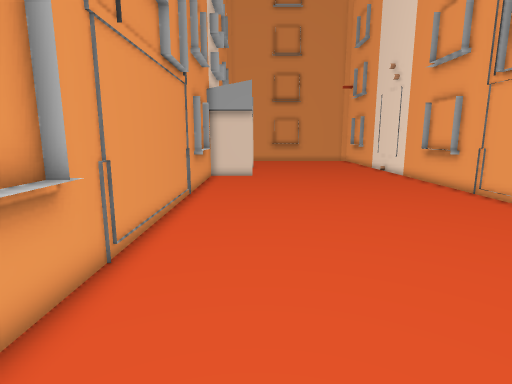
view 1 (above)

16 first-person views from a walk through a 3-D level made in the Unity game engine. The camera is 1.3 m above the floor, tilts 10° down and sees 80° across. The floor is counted in squares, 0.5 m on a side. Each view is taken from the middle of a square. On the plan, view 1 faces up. The plan holds only what a view shows up to about 20 squares ahead; the rest is blank. The place goes on beyond the plan.

view 2
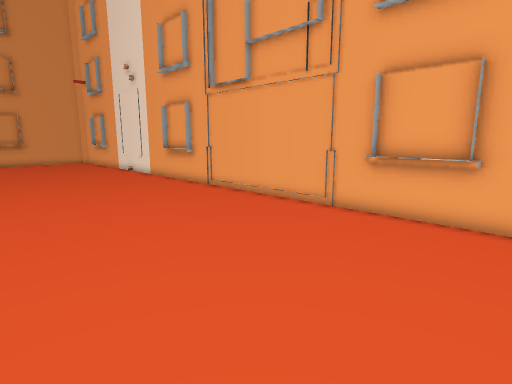

view 3
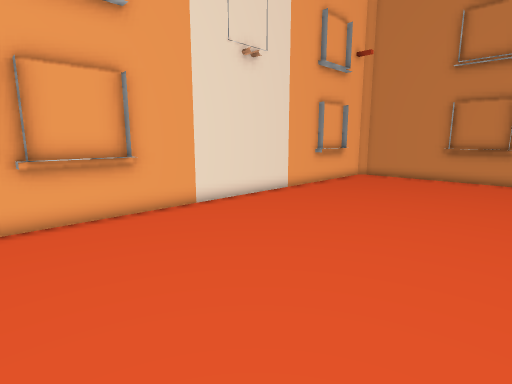

view 4
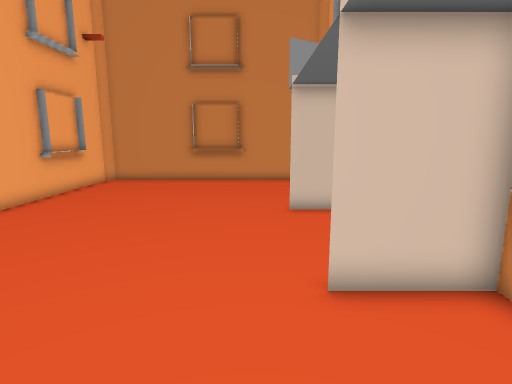

view 5
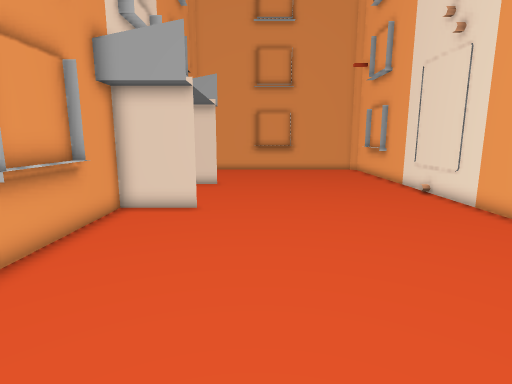

view 6
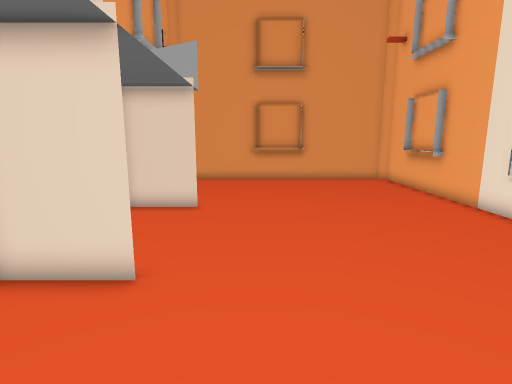

view 7
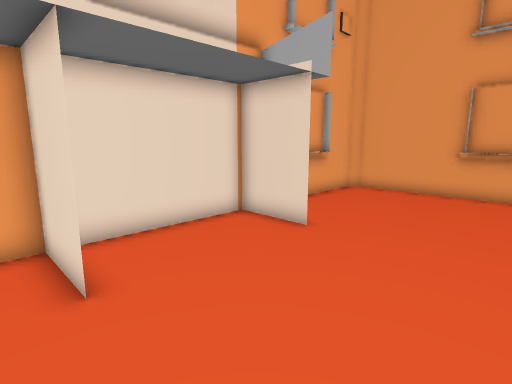

view 8
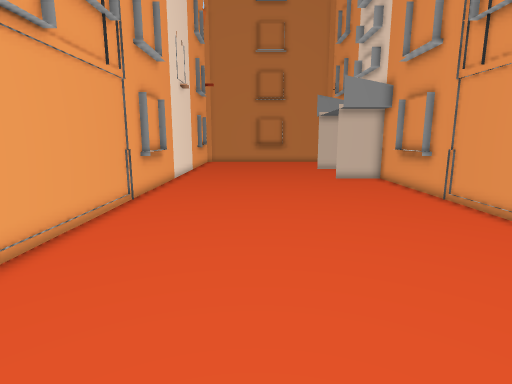

view 9
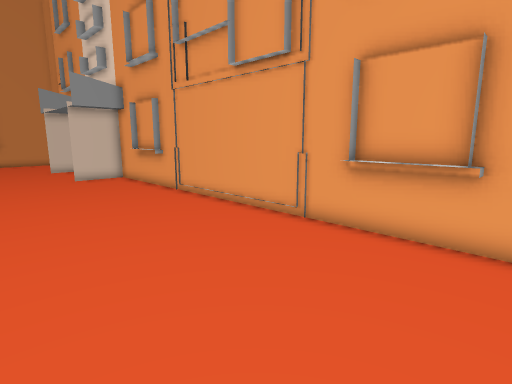

view 10
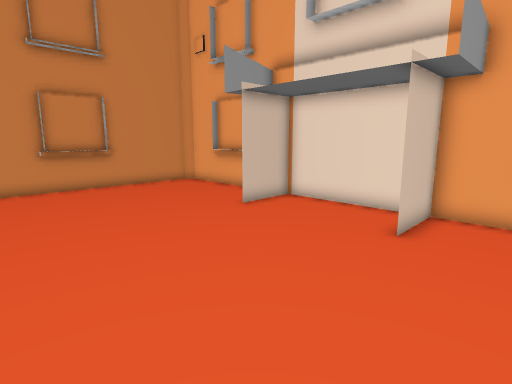

view 11
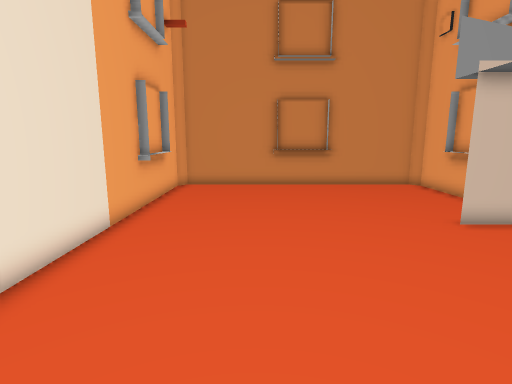

view 12
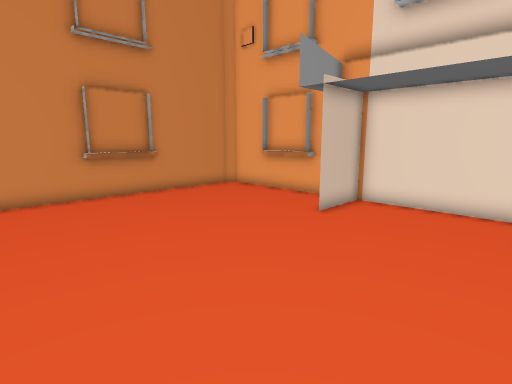

view 13
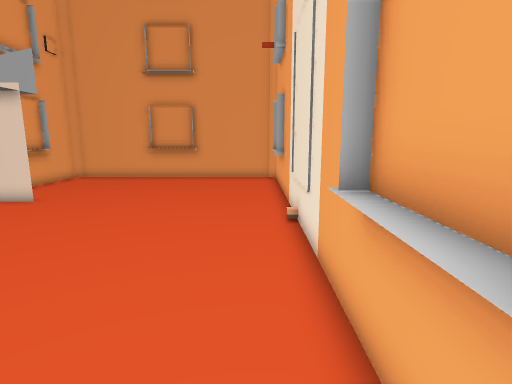

view 14
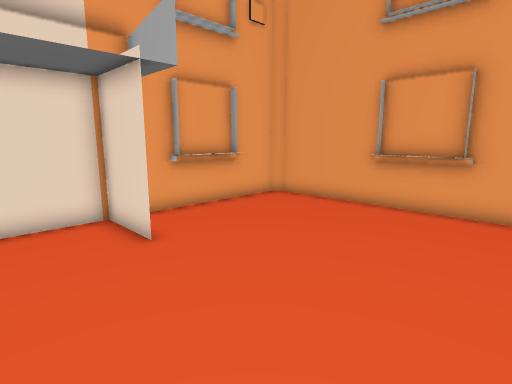

view 15
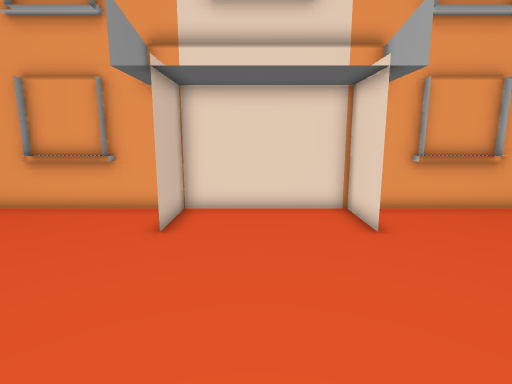

view 16
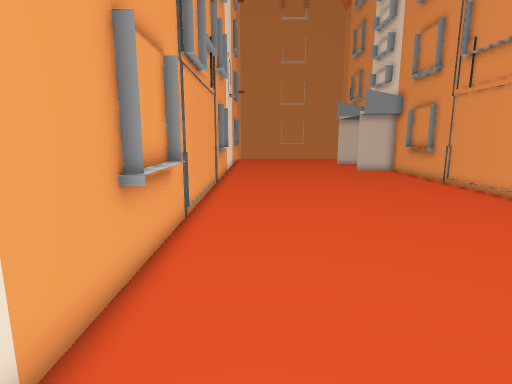

### Floor plan
Points are (right, up) in squares from view 1. A wall is a line through its corners. A room is listed if a view was taken in it or the views show most of it. See-through windows are left out.
Room 1 (views 1, 2, 3, 4, 5, 6, 7, 8, 9, 10, 11, 12, 13, 14, 15, 16)
walls: (-0.1, 21.3) (-3.3, 21.3) (-0.1, 21.3); (-3.3, -0.9) (-0.1, -0.9); (-0.1, 27.4) (-3.3, 27.4); (-3.2, -8.9) (-3.2, -14.8) (-2.7, -15.2) (9.9, -15.2) (10.3, -14.7) (10.3, 35.2) (9.9, 35.6) (-2.7, 35.6) (-3.2, 35.2) (-3.2, -7) (-0.1, -7); (4.8, 35.8) (4.8, 35.2)

Positions as (right, up) in squares from view 1, and headings:
1: (0, 0), facing up
2: (0, 0), facing up-right
3: (0, 6), facing down-right
4: (1, 4), facing down
5: (2, 10), facing up
6: (2, 16), facing up
7: (5, 20), facing up-left
8: (5, 19), facing down
9: (5, 20), facing down-left
10: (8, 2), facing down-left
11: (6, 2), facing down
12: (9, -1), facing down-left
13: (9, 15), facing up
14: (7, 24), facing up-left
15: (8, 24), facing left
16: (8, 24), facing down
